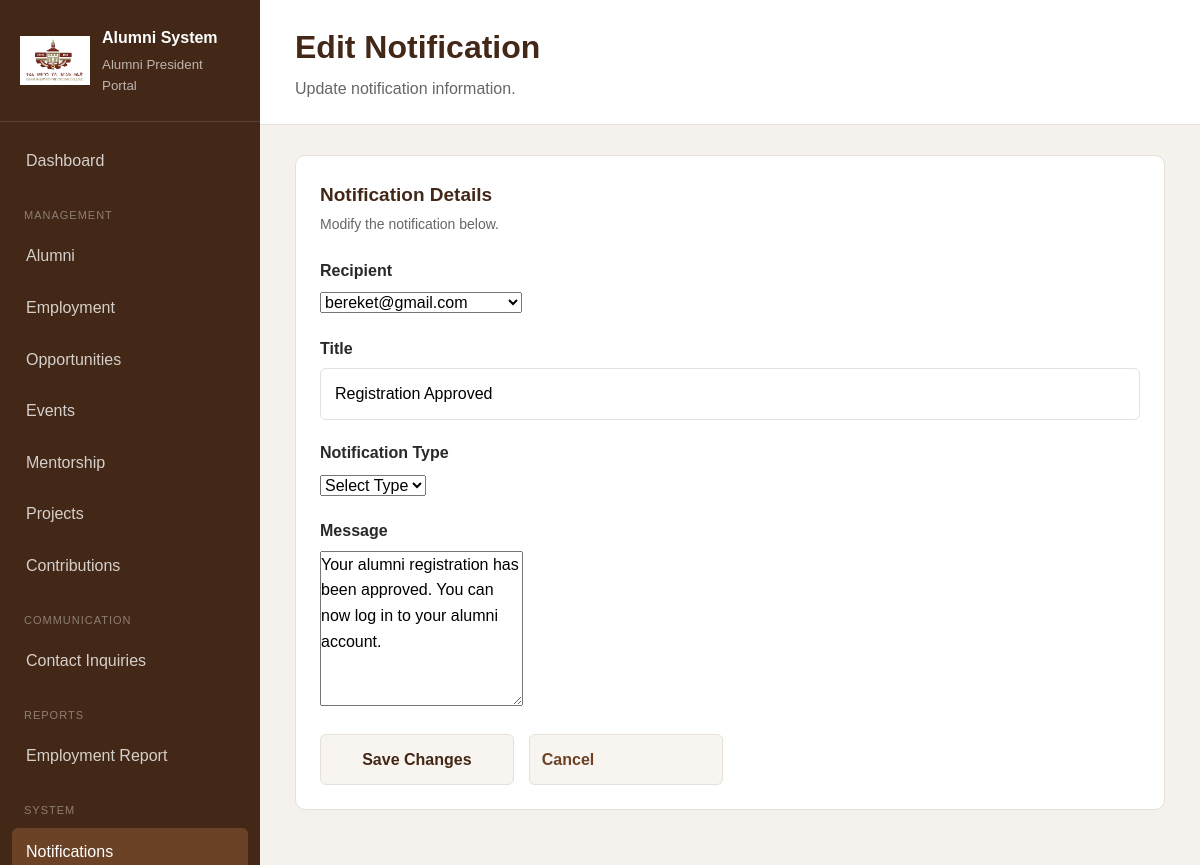
The page /admin/notification/edit.php?id=193 (signed in) on the database its author committed.
### tables this page shows
CREATE TABLE `notifications` (
  `notification_id` int(10) UNSIGNED NOT NULL,
  `user_id` int(10) UNSIGNED NOT NULL,
  `title` varchar(200) NOT NULL,
  `message` text NOT NULL,
  `type` varchar(50) DEFAULT NULL,
  `opportunity_id` int(11) DEFAULT NULL,
  `event_id` int(11) DEFAULT NULL,
  `is_read` tinyint(1) NOT NULL DEFAULT 0,
  `created_at` timestamp NOT NULL DEFAULT current_timestamp()
);

CREATE TABLE `users` (
  `user_id` int(10) UNSIGNED NOT NULL,
  `email` varchar(150) NOT NULL,
  `password_hash` varchar(255) NOT NULL,
  `role` enum('admin','alumni','registrar','student_rep','system_admin') NOT NULL,
  `account_status` enum('active','inactive','suspended') NOT NULL DEFAULT 'active',
  `must_change_password` tinyint(1) NOT NULL DEFAULT 0,
  `created_at` timestamp NOT NULL DEFAULT current_timestamp(),
  `updated_at` timestamp NOT NULL DEFAULT current_timestamp() ON UPDATE current_timestamp(),
  `failed_login_attempts` int(11) NOT NULL DEFAULT 0,
  `locked_until` datetime DEFAULT NULL
);

### includes/functions.php (called while the page is built, shortened)
<?php
function e($value)
{
    return htmlspecialchars(
        (string) $value,
        ENT_QUOTES,
        "UTF-8"
    );
}

### admin/notification/edit.php (the view, shortened to what this page needs)
<?php
require_once "../../config/database.php";
require_once "../../includes/functions.php";
$notificationId = isset($_GET["id"])
    ? (int) $_GET["id"]
    : 0;
$stmt = $conn->prepare("
    SELECT
        notification_id,
        user_id,
        title,
        message,
        type,
        is_read
    FROM notifications
    WHERE notification_id = ?
    LIMIT 1
");
$stmt->bind_param("i", $notificationId);
$stmt->execute();
$result = $stmt->get_result();
$notification = $result->fetch_assoc();
$users = $conn->query("
    SELECT
        user_id,
        email
    FROM users
    WHERE account_status = 'active'
    ORDER BY email ASC
");
?>
<!DOCTYPE html>
<html lang="en">
<head>
    <link
        rel="stylesheet"
        href="../../assets/css/style.css"
    >
</head>
<body class="admin-body">
<div class="admin-layout">
     <?php require_once __DIR__ ."/../includes/sidebar.php"; ?>
    <main class="admin-main">
        <header class="admin-topbar">
            <div>
                <h1>
                    Edit Notification
                </h1>
                <p>
                    Update notification information.
                </p>
            </div>
        </header>
        <section class="dashboard-content">
            <div class="dashboard-panel">
                <div class="panel-header">
                    <div>
                        <h2>
                            Notification Details
                        </h2>
                        <p>
                            Modify the notification below.
                        </p>
                    </div>
                </div>
                <form
                    method="POST"
                    action=""
                >
                    <div class="form-group">
                        <label for="user_id">
                            Recipient
                        </label>
                        <select
                            id="user_id"
                            name="user_id"
                            required
                        >
                            <?php if ($users): ?>
                                <?php while (
                                    $user = $users->fetch_assoc()
                                ): ?>
                                    <option
                                        value="<?= (int) $user["user_id"] ?>"
                                        <?= (
                                            (int) $notification["user_id"] ===
                                            (int) $user["user_id"]
                                        ) ? "selected" : "" ?>
                                    ><?= e($user["email"]) ?>
                                    </option>
                                <?php endwhile; ?>
                            <?php endif; ?>
                        </select>
                    </div>
                    <div class="form-group">
                        <label for="title">
                            Title
                        </label>
                        <input
                            type="text"
                            id="title"
                            name="title"
                            maxlength="255"
                            value="<?= e($notification["title"]) ?>"
                            required
                        >
                    </div>
                    <div class="form-group">
                        <label for="type">
                            Notification Type
                        </label>
                        <select
                            id="type"
                            name="type"
                            required
                        >
                            <option value="">
                                Select Type
                            </option>
                        </select>
                    </div>
                    <div class="form-group">
                        <label for="message">
                            Message
                        </label>
                        <textarea
                            id="message"
                            name="message"
                            rows="6"
                            required
                        ><?= e($notification["message"]) ?></textarea>
                    </div>
                    <div class="quick-actions">
                        <button
                            type="submit"
                            class="secondary-button"
                        >
                            Save Changes
                        </button>
                        <a
                            href="index.php"
                            class="secondary-button"
                        >
                            Cancel
                        </a>
                        </div>
                </form>
            </div>
        </section>
    </main>
</div>
</body>
</html>

### assets/css/style.css (style rules this page uses)
:root { --primary-brown: #6b4226; --dark-brown: #432817; --light-brown: #a67c52; --cream: #f8f5f1; --white: #ffffff; --text-dark: #292929; --text-light: #666666; --border: #e5e0da; }
* { margin: 0; padding: 0; box-sizing: border-box; }
body { font-family: Arial, sans-serif; background: var(--cream); color: var(--text-dark); line-height: 1.6; }
a { text-decoration: none; color: inherit; }
button, input, textarea, select { font: inherit; }
.form-group { margin-bottom: 20px; }
.form-group label { display: block; margin-bottom: 7px; font-weight: 600; }
.form-group input { width: 100%; padding: 12px 14px; border: 1px solid var(--border); border-radius: 6px; outline: none; }
.admin-body { background: #f5f2ee; }
.admin-layout { min-height: 100vh; display: flex; }
.admin-main { margin-left: 260px; width: calc(100% - 260px); }
.admin-topbar { background: var(--white); padding: 22px 35px; border-bottom: 1px solid var(--border); display: flex; justify-content: space-between; align-items: center; }
.admin-topbar h1 { color: var(--dark-brown); margin-bottom: 3px; }
.admin-topbar p { color: var(--text-light); }
.dashboard-content { padding: 30px 35px; }
.dashboard-panel { background: var(--white); border: 1px solid var(--border); border-radius: 10px; padding: 24px; margin-bottom: 25px; }
.panel-header { display: flex; justify-content: space-between; align-items: center; margin-bottom: 22px; }
.panel-header h2 { color: var(--dark-brown); font-size: 19px; }
.panel-header p { color: var(--text-light); font-size: 14px; margin-top: 3px; }
.quick-actions { display: grid; gap: 10px; }
.quick-actions a { padding: 12px; border: 1px solid var(--border); border-radius: 6px; color: var(--primary-brown); font-weight: 600; }
.primary-button, .secondary-button { display: inline-block; padding: 11px 18px; border-radius: 6px; font-weight: 600; cursor: pointer; border: none; }
.secondary-button { background: var(--cream); color: var(--dark-brown); border: 1px solid var(--border); }
.quick-actions { display: grid; grid-template-columns: repeat(4, 1fr); gap: 15px; }

### rows shown on the page
notifications: user_id "bereket@gmail.com", title "Registration Approved", message "Your alumni registration has been approved. You can now log in to your alumni account."
